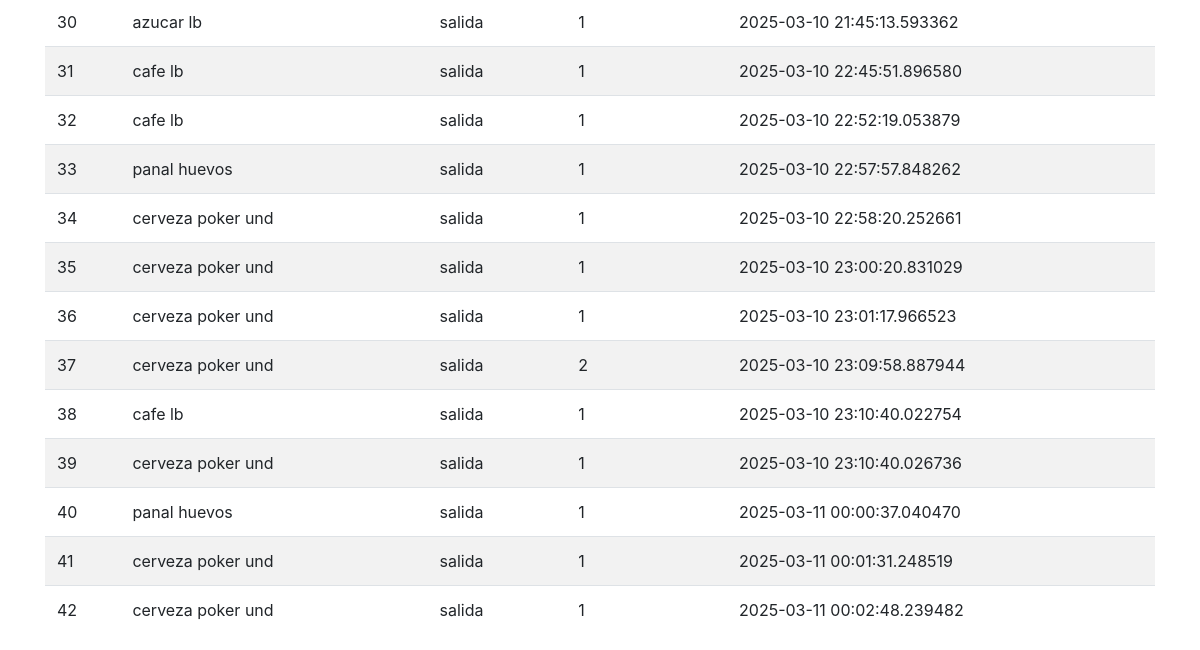
The app's page /movimientos (lower part), older data.
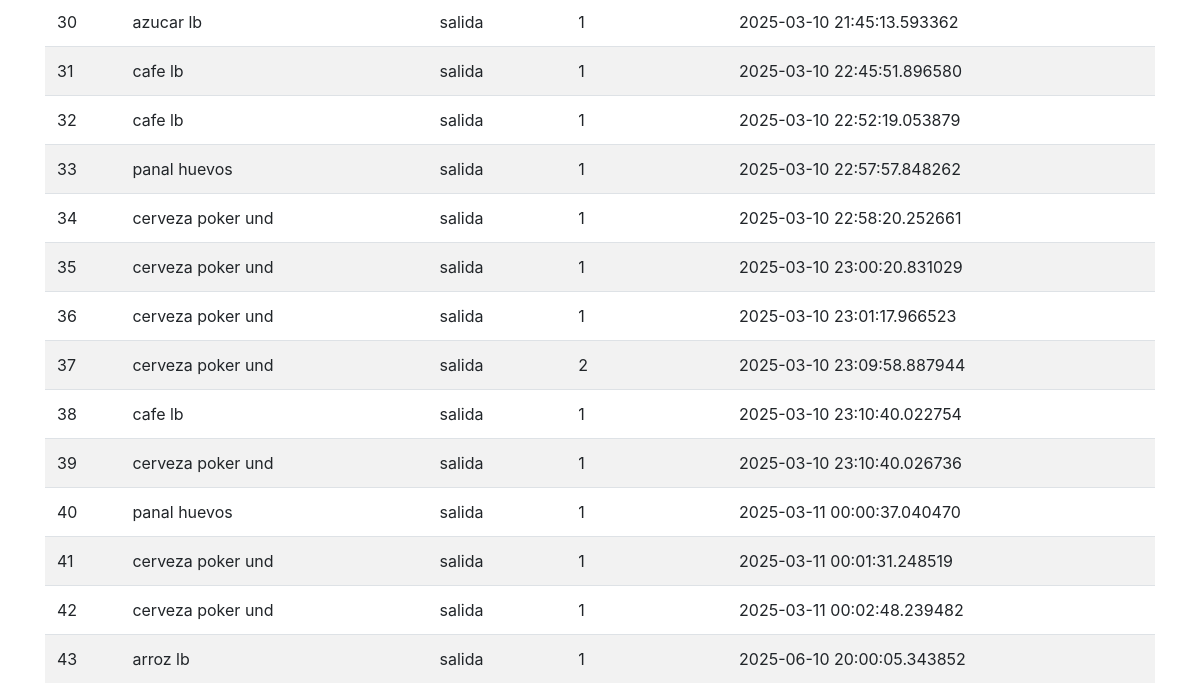
The same page, newer data.
### app.py (models this page shows)
class Producto(db.Model):
    id = db.Column(db.Integer, primary_key=True)
    nombre = db.Column(db.String(100), nullable=False)
    categoria = db.Column(db.String(100), nullable=False)
    precio_compra = db.Column(db.Float, nullable=False)
    precio_venta = db.Column(db.Float, nullable=False)
    stock_disponible = db.Column(db.Integer, nullable=False)
    proveedor = db.Column(db.String(100), nullable=False)
    umbral_alerta = db.Column(db.Integer, nullable=False, default=5)

class MovimientoInventario(db.Model):
    id = db.Column(db.Integer, primary_key=True)
    producto_id = db.Column(db.Integer, db.ForeignKey('producto.id'), nullable=False)
    producto = db.relationship('Producto', backref='movimientos', lazy=True)  # Relación con Producto
    tipo_movimiento = db.Column(db.String(10), nullable=False)  # entrada/salida
    cantidad = db.Column(db.Integer, nullable=False)
    fecha = db.Column(db.DateTime, nullable=False, default=db.func.current_timestamp())

### app.py (the view)
@app.route('/movimientos')
def movimientos():
    movimientos = MovimientoInventario.query.all()
    movimientos_con_producto = []
    for movimiento in movimientos:
        producto = Producto.query.get(movimiento.producto_id)
        movimiento_con_producto = {
            'id': movimiento.id,
            'producto_nombre': producto.nombre,
            'tipo_movimiento': movimiento.tipo_movimiento,
            'cantidad': movimiento.cantidad,
            'fecha': movimiento.fecha
        }
        movimientos_con_producto.append(movimiento_con_producto)
    return render_template('movimientos.html', movimientos=movimientos_con_producto)

### templates/movimientos.html (shortened to what this page needs)
{% extends 'index.html' %}
{% block content %}
    <table class="table table-striped">
        <tbody>
            {% for movimiento in movimientos %}
                <tr>
                    <td>{{ movimiento.id }}</td>
                    <td>{{ movimiento.producto_nombre }}</td>
                    <td>{{ movimiento.tipo_movimiento }}</td>
                    <td>{{ movimiento.cantidad }}</td>
                    <td>{{ movimiento.fecha }}</td>
                </tr>
            {% endfor %}
        </tbody>
    </table>
{% endblock %}

Row changes from the older to the newer data that the page shows:
now on this page (row edited): Producto: producto_nombre "arroz lb"
added MovimientoInventario: tipo_movimiento "salida", fecha "2025-06-10 20:00:05.343852"
Text that changed along with them:
new list line: "43 1"
